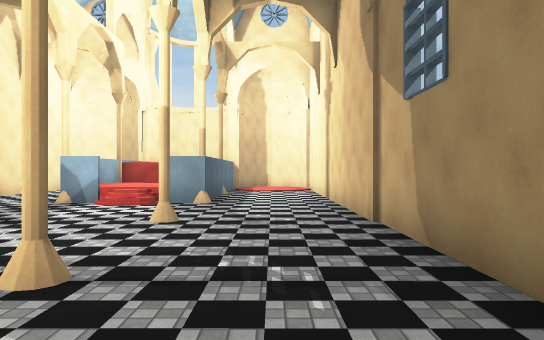
View 1 (above)

13 first-person views from a walk through a scene from a Unity 3-D project. The camera is 1.5 m above the floor, looks level and sees 70° across. The floor is counted in squares, 2 m on a side. Each view is taken from the middle of a square. On the plan, view 1 faces up. The plan holds only what a view shows up to about 12 squares ahead; the rest is blank. The place goes on beyond the plan. The player is left out. Surface patterns are stand-ins for the level's own textures.

View 2
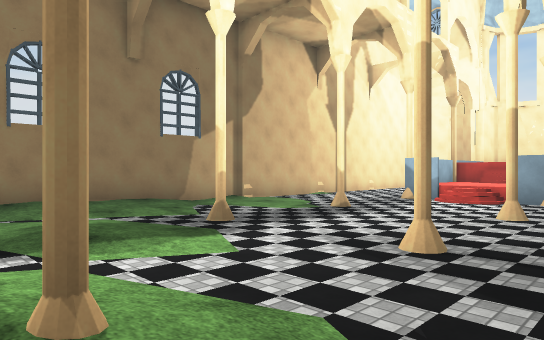

View 3
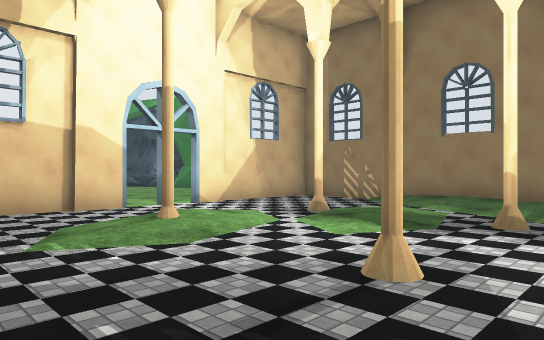

View 4
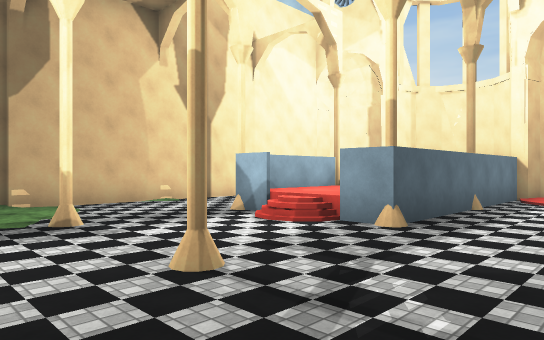

View 5
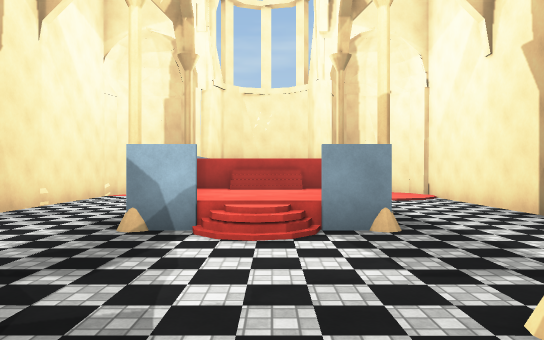

View 6
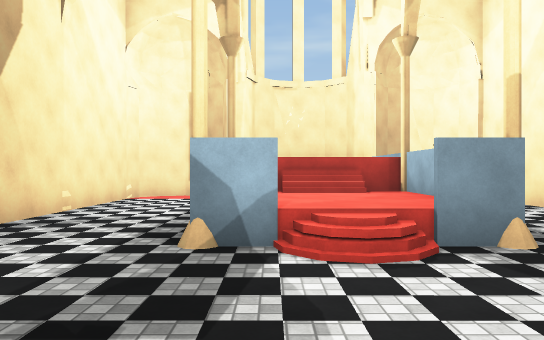

View 7
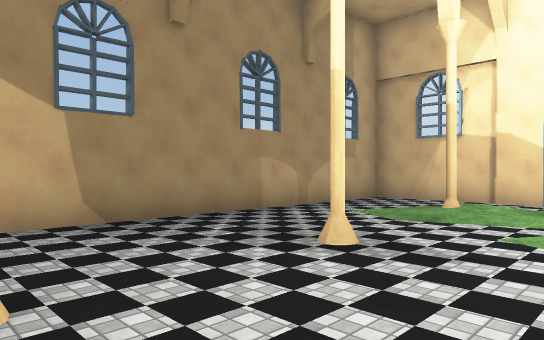

View 8
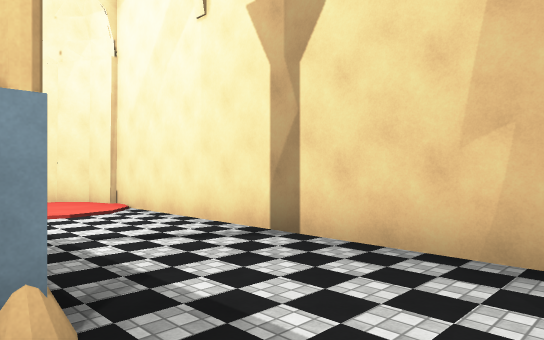

View 9
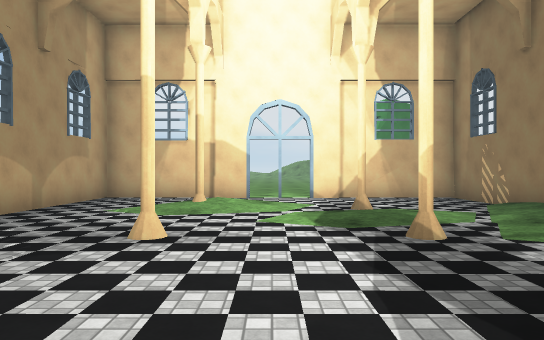

View 10
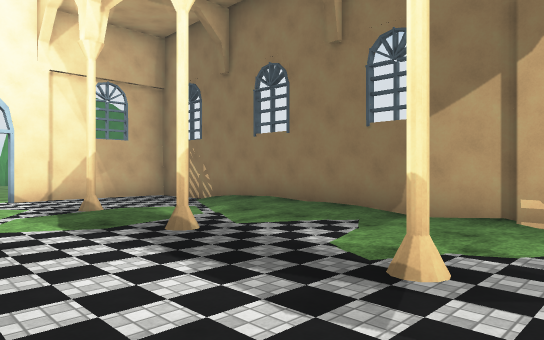

View 11
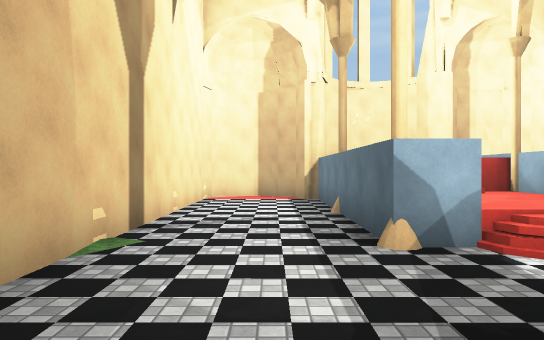

View 12
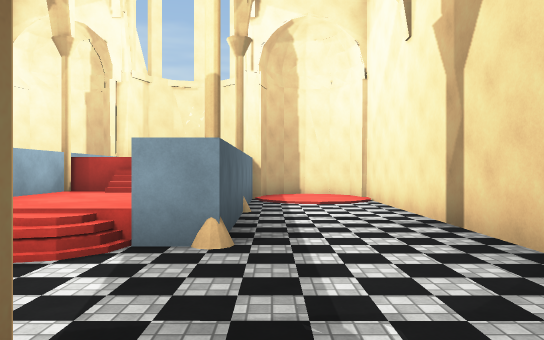

View 13
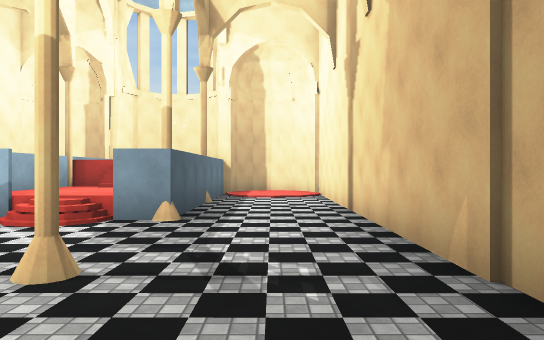

### Floor plan
Key: @ floor where view 1 was taken; # wall or solid block; x gap in a wall; . main floor; : floor 0.25 m higher than the main floor; + floor 0.75 m higher than the main floor; / step, stairs or slope; = window, fence, low wall or low ledge.
Columns run from 8 left of view 1 to 2 right of it. Each row starts with its distance up from view 1.
 16 ##### ####
 15 #..#   ..##
 14 #../   ...#
 13 #../   ...#
 12 #..#//#...#
 11 #..=++=...#
 10 #..=++=...#
  9 #..##/#...#
  8 #..../....#
  7 #.........#
  6 #..#..#...#
  5 #.........#
  4 #.........#
  3 #..#..#...#
  2 #:........#
  1 #/./......#
  0 #/...///@.#
 -1 #..#./#/..#
 -2 #.........#
 -3 #.........#
 -4 ####xx#####
 -5    ...
 -6    ..
 -7    ..

Where each view was taken, in squares from view 1:
view 1: 0 up, 0 right, facing up
view 2: 1 down, 0 right, facing up-left
view 3: 4 up, 1 right, facing down-left
view 4: 4 up, 1 right, facing up-left
view 5: 4 up, 3 left, facing up
view 6: 5 up, 4 left, facing up
view 7: 6 up, 4 left, facing down-right
view 8: 7 up, 2 left, facing up-right
view 9: 7 up, 3 left, facing down
view 10: 7 up, 2 left, facing down-left
view 11: 5 up, 6 left, facing up
view 12: 5 up, 1 left, facing up
view 13: 3 up, 0 right, facing up
